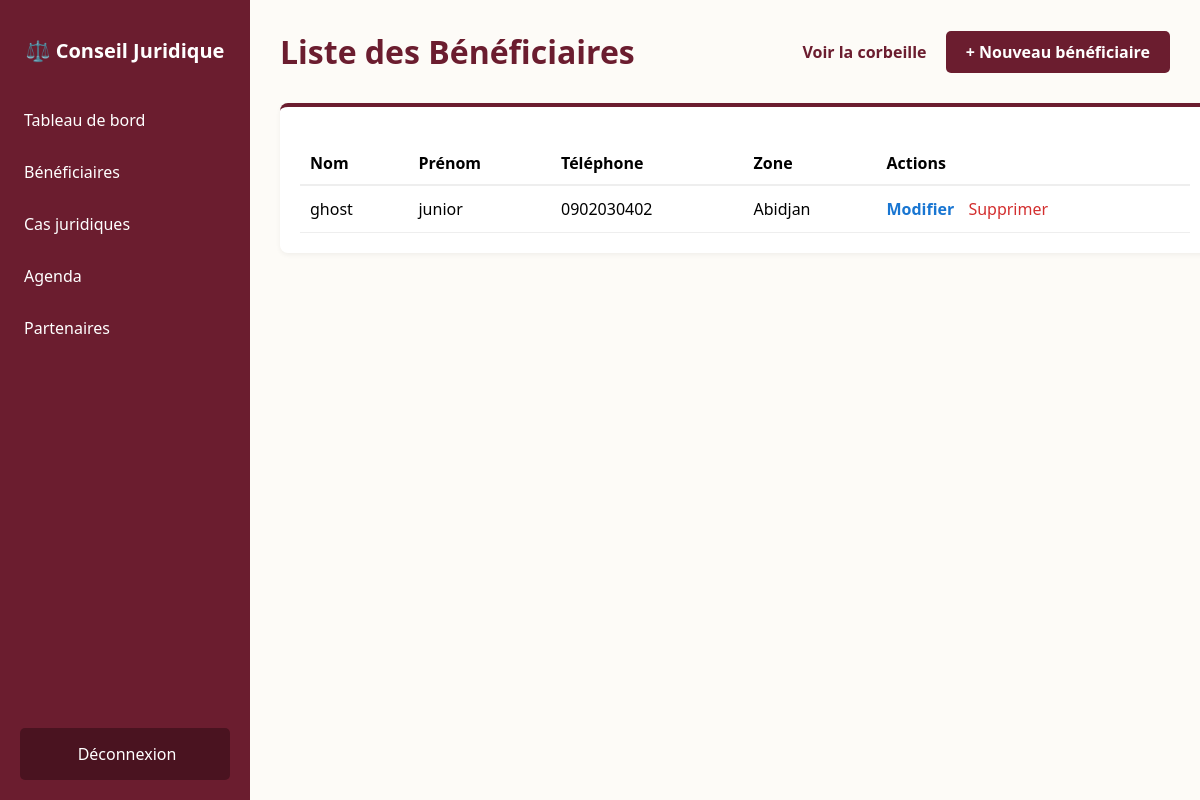
The page /beneficiaires/ on the database as committed earlier.
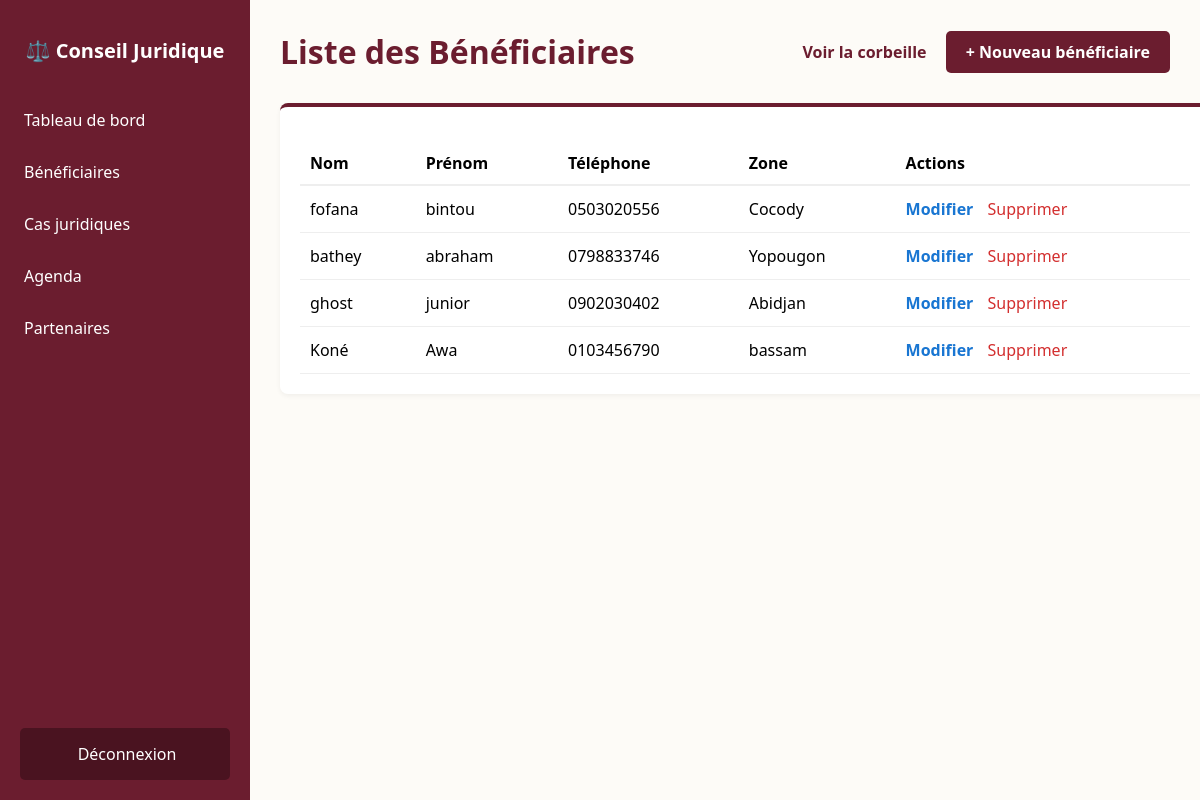
The same page on the database as committed later.
### core/models.py (models this page shows, shortened)
class Beneficiaire(models.Model):
    nom = models.CharField(max_length=100)
    prenom = models.CharField(max_length=100)
    date_naissance = models.DateField(blank=True, null=True)
    telephone = models.CharField(max_length=20)
    adresse = models.TextField(blank=True, null=True)
    zone = models.CharField(max_length=100)
    date_enregistrement = models.DateTimeField(auto_now_add=True)
    est_supprime = models.BooleanField(default=False)

### core/views.py (the view)
# urls.py: path('beneficiaires/', views.beneficiaires_view, name='beneficiaires'),
def beneficiaires_view(request):
    liste_beneficiaires = Beneficiaire.objects.filter(est_supprime=False).order_by('-date_enregistrement')
    return render(request, 'core/beneficiaires.html', {'beneficiaires': liste_beneficiaires})

### core/templates/core/beneficiaires.html (shortened to what this page needs)
{% extends 'core/base.html' %}
{% block content %}
    <div class="header">
        <h1>Liste des Bénéficiaires</h1>
        <div>
            <a href="{% url 'corbeille_beneficiaires' %}" style="color: #6B1D2F; text-decoration: none; margin-right: 15px; font-weight: bold;">
                Voir la corbeille
            </a>
            <a href="{% url 'ajouter_beneficiaire' %}" style="background-color: #6B1D2F; color: white; padding: 10px 20px; text-decoration: none; border-radius: 5px; font-weight: bold;">
                + Nouveau bénéficiaire
            </a>
        </div>
    </div>
    <div class="card" style="width: 100%;">
        <table style="width: 100%; border-collapse: collapse; margin-top: 15px;">
            <thead>
                <tr style="border-bottom: 2px solid #eee; text-align: left;">
                    <th style="padding: 10px;">Nom</th>
                    <th style="padding: 10px;">Prénom</th>
                    <th style="padding: 10px;">Téléphone</th>
                    <th style="padding: 10px;">Zone</th>
                    <th style="padding: 10px;">Actions</th>
                </tr>
            </thead>
            <tbody>
                {% for benef in beneficiaires %}
                <tr style="border-bottom: 1px solid #eee;">
                    <td style="padding: 12px 10px;">{{ benef.nom }}</td>
                    <td style="padding: 12px 10px;">{{ benef.prenom }}</td>
                    <td style="padding: 12px 10px;">{{ benef.telephone }}</td>
                    <td style="padding: 12px 10px;">{{ benef.zone }}</td>
                    <td style="padding: 12px 10px;">
                        <a href="{% url 'modifier_beneficiaire' benef.id %}" style="color: #1976D2; text-decoration: none; margin-right: 10px; font-weight: bold;">Modifier</a>
                        <a href="{% url 'supprimer_beneficiaire' benef.id %}" style="color: #D32F2F; text-decoration: none;" onclick="return confirm('Mettre à la corbeille ?');">Supprimer</a>
                    </td>
                </tr>
                {% empty %}
                <tr>
                    <td colspan="5" style="text-align: center; padding: 20px; color: #999;">Aucun bénéficiaire enregistré.</td>
                </tr>
                {% endfor %}
            </tbody>
        </table>
    </div>
{% endblock %}

Rows that differ between the two databases and show on the page:
added Beneficiaire: nom "fofana", prenom "bintou", telephone "0503020556", zone "Cocody"
added Beneficiaire: nom "bathey", prenom "abraham", telephone "0798833746", zone "Yopougon"
now on this page (row edited): Beneficiaire: nom "Koné", prenom "Awa", telephone "0103456790", zone "bassam"
